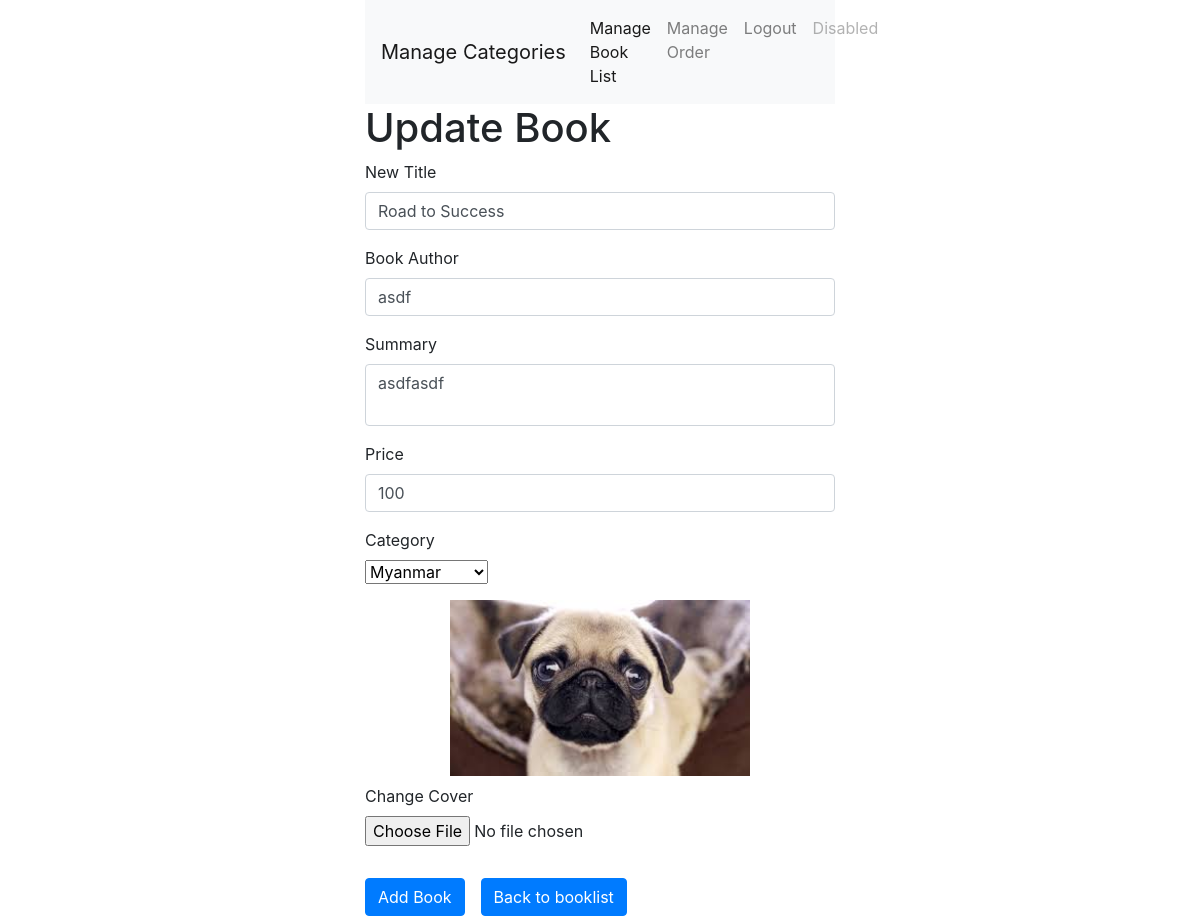
The page /store/admin/book_edit.php?id=46 (signed in) on the database its author committed.
### tables this page shows
CREATE TABLE `books` (
  `id` int(11) NOT NULL,
  `title` varchar(255) NOT NULL,
  `author` varchar(255) NOT NULL,
  `summary` text NOT NULL,
  `price` float NOT NULL,
  `category_id` int(11) NOT NULL,
  `cover` varchar(255) NOT NULL,
  `created_date` datetime NOT NULL,
  `modified_date` datetime NOT NULL
);

CREATE TABLE `category` (
  `id` int(11) NOT NULL,
  `name` varchar(255) NOT NULL,
  `remark` text NOT NULL,
  `created_date` datetime NOT NULL,
  `modified_date` datetime NOT NULL
);

### store/admin/book_edit.php (the view, shortened to what this page needs)
<!DOCTYPE html>
<html lang="en">
<head>
  <link rel="stylesheet" href="https://stackpath.bootstrapcdn.com/bootstrap/4.4.1/css/bootstrap.min.css" >
</head>
<body>
<div class="container">
<nav class="navbar navbar-expand-lg navbar-light bg-light">
  <a class="navbar-brand" href="cat_list.php">Manage Categories</a>
  <div class="collapse navbar-collapse" id="navbarNav">
    <ul class="navbar-nav">
      <li class="nav-item active">
        <a class="nav-link" href="book_list.php">Manage Book List <span class="sr-only">(current)</span></a>
      </li>
      <li class="nav-item">
        <a class="nav-link" href="orders.php">Manage Order</a>
      </li>
      <li class="nav-item">
        <a class="nav-link" href="logout.php">Logout</a>
      </li>
      <li class="nav-item">
        <a class="nav-link disabled" href="#" tabindex="-1" aria-disabled="true">Disabled</a>
      </li>
    </ul>
  </div>
</nav>
<h1>Update Book</h1>
<?php
$fileconfig="confs/config.php";
if(file_exists($fileconfig)){
  $id=$_GET['id'];
  $result= mysqli_query($conn,"SELECT * FROM books WHERE id=$id");
  $row = mysqli_fetch_assoc($result);
}else{
  die("file doesn't exit!!!");
  }
?>
<form action="book_update.php" method="POST" enctype="multipart/form-data">
<div class="form-group ">
<label for="name">New Title</label>
  <input type="text" name="title" id="title" class="form-control" value="<?php echo $row['title'] ?>">
</div>
<div class="form-group ">
  <label for="author">Book Author</label>
  <input type="text" name="author" id="author" class="form-control" value="<?php echo $row['author'] ?>">
</div>
<div class="form-group ">
  <label for="summary">Summary</label>
  <textarea name="summary" id="summary" class="form-control"><?php echo $row['summary'] ?></textarea>
  </div>
  <div class="form-group ">
  <label for="price">Price</label>
  <input type="text" name="price" id="price" class="form-control" value="<?php echo $row['price'] ?>">
  </div>
  <div class="form-group ">
  <label for="category">Category</label>
      <select name="category_id" id="cate">
                      <?php
                      $category=mysqli_query($conn,"SELECT id,name FROM category");
                      while ($cat=mysqli_fetch_assoc($category)):?>
          <option value="<?php $cat['id'] ?>"
                      <?php
                        if($cat["id"]==$row["category_id"])echo "selected"
                      ?>>
                      <?php echo $cat['name'] ?>
          </option>
                      <?php endwhile; ?>
    </select>
  </div>
  <div class="form-group">
  <div style="width: 300px;margin:0 auto;">
  <img src="covers/<?php echo $row['cover'] ?>" alt="" style="width:100%;">
  </div>
  <label for="cover">Change Cover</label>
 <input type="file" name="cover" id="cover" class="mb-3" >
  </div>
<div class="input-group">
  <input type="submit" value="Add Book" class="btn btn-primary mb-2 mr-3">
  <a href="book_list.php" class="btn btn-primary mb-2">Back to booklist</a>
  </div>
</form>
</div>
</body>
</html>

### store/admin/book_edit.php (style rules this page uses)
.container { width: 500px; margin: 0 auto; }
form label { display:block; margin-top: 8px; }
textarea { width: 100%; height:200px; resize:none; }

### rows shown on the page
books: title "Road to Success", author "asdf", summary "asdfasdf", price "100", category_id "Myanmar", cover (picture)
